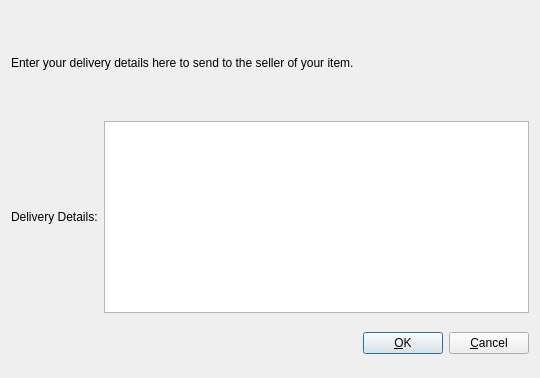
<?xml version="1.0" encoding="UTF-8"?>
<ui version="4.0">
 <class>DeliveryDetailsDialog</class>
 <widget class="QDialog" name="DeliveryDetailsDialog">
  <property name="geometry">
   <rect>
    <x>0</x>
    <y>0</y>
    <width>540</width>
    <height>378</height>
   </rect>
  </property>
  <property name="windowTitle">
   <string>Add/Edit Adreanline Node</string>
  </property>
  <property name="modal">
   <bool>true</bool>
  </property>
  <layout class="QVBoxLayout" name="verticalLayout">
   <item>
    <layout class="QVBoxLayout" name="verticalLayout_2">
     <property name="topMargin">
      <number>0</number>
     </property>
     <property name="bottomMargin">
      <number>0</number>
     </property>
     <item>
      <widget class="QLabel" name="label_3">
       <property name="sizePolicy">
        <sizepolicy hsizetype="Preferred" vsizetype="Expanding">
         <horstretch>0</horstretch>
         <verstretch>0</verstretch>
        </sizepolicy>
       </property>
       <property name="text">
        <string>&lt;html&gt;&lt;head/&gt;&lt;body&gt;&lt;p&gt;Enter your delivery details here to send to the seller of your item.  &lt;/p&gt;&lt;/body&gt;&lt;/html&gt;</string>
       </property>
       <property name="wordWrap">
        <bool>true</bool>
       </property>
      </widget>
     </item>
     <item>
      <layout class="QHBoxLayout" name="horizontalLayout">
       <property name="bottomMargin">
        <number>0</number>
       </property>
       <item>
        <widget class="QLabel" name="label">
         <property name="text">
          <string>Delivery Details:</string>
         </property>
        </widget>
       </item>
       <item>
        <widget class="QPlainTextEdit" name="plainTextEdit"/>
       </item>
      </layout>
     </item>
     <item>
      <layout class="QHBoxLayout" name="horizontalLayout_2">
       <property name="bottomMargin">
        <number>0</number>
       </property>
      </layout>
     </item>
     <item>
      <layout class="QHBoxLayout" name="horizontalLayout_3">
       <property name="bottomMargin">
        <number>0</number>
       </property>
      </layout>
     </item>
    </layout>
   </item>
   <item>
    <layout class="QHBoxLayout" name="horizontalLayout_Buttons">
     <item>
      <spacer name="horizontalSpacer_1">
       <property name="orientation">
        <enum>Qt::Horizontal</enum>
       </property>
       <property name="sizeHint" stdset="0">
        <size>
         <width>40</width>
         <height>48</height>
        </size>
       </property>
      </spacer>
     </item>
     <item>
      <widget class="QLabel" name="statusLabel">
       <property name="font">
        <font>
         <weight>75</weight>
         <bold>true</bold>
        </font>
       </property>
       <property name="text">
        <string/>
       </property>
       <property name="textFormat">
        <enum>Qt::PlainText</enum>
       </property>
       <property name="wordWrap">
        <bool>true</bool>
       </property>
      </widget>
     </item>
     <item>
      <spacer name="horizontalSpacer_2">
       <property name="orientation">
        <enum>Qt::Horizontal</enum>
       </property>
       <property name="sizeHint" stdset="0">
        <size>
         <width>40</width>
         <height>48</height>
        </size>
       </property>
      </spacer>
     </item>
     <item>
      <widget class="QPushButton" name="okButton">
       <property name="text">
        <string>&amp;OK</string>
       </property>
      </widget>
     </item>
     <item>
      <widget class="QPushButton" name="cancelButton">
       <property name="text">
        <string>&amp;Cancel</string>
       </property>
       <property name="autoDefault">
        <bool>false</bool>
       </property>
      </widget>
     </item>
    </layout>
   </item>
  </layout>
 </widget>
 <resources/>
 <connections/>
</ui>
